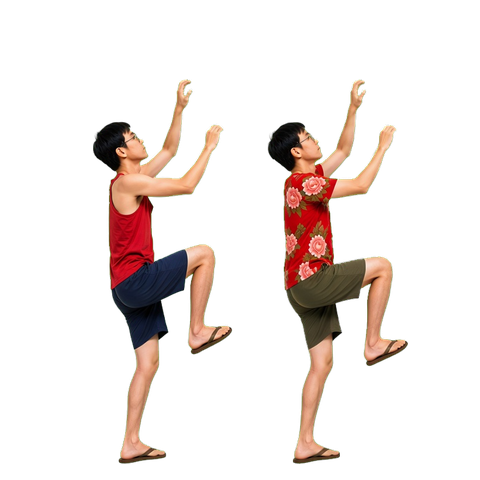
#> input picture pets/library/brother-duo/animations/climb/02.png, 480 x 480 px
$ python -i import_blender_frames.py   (imports and definitions only)
#> lines starting #> are read from the running program, lines starting #| are printed output that depends on the picture; after the words box and inside, x2 and y2 are one past the last pixel; in counts of white or black regions, pixels touching at a corner belong together
#!/usr/bin/env python3
"""Import Blender-rendered PNG sequences into pets/library and write pet.json."""

from __future__ import annotations

import argparse
import json
import re
import shutil
from pathlib import Path

from PIL import Image

REQUIRED = {
    "idle": 4,
    "walk": 6,
    "sit": 4,
    "sleep": 4,
    "reaction": 4,
}
OPTIONAL = {
    "drag": 6,
    "climb": 6,
    "perch": 4,
    "hang": 4,
    "fall": 4,
    "impact": 4,
    "recover": 6,
}

DURATIONS = {
    "idle": [480, 360, 320, 480],
    "walk": [140] * 6,
    "sit": [220, 240, 280, 1800],
    "sleep": [700, 700, 500, 700],
    "reaction": [180, 220, 280, 1600],
    "drag": [120] * 6,
    "climb": [140] * 6,
    "perch": [280, 280, 280, 1600],
    "hang": [220, 220, 220, 1600],
    "fall": [120] * 4,
    "impact": [140, 180, 220, 900],
    "recover": [160, 160, 180, 200, 260, 700],
}

LOOP = {"idle", "walk", "sleep", "drag", "climb", "perch", "hang", "fall"}
CANVAS = 480
MARGIN = 16
TARGET_SPAN = 400
BASELINE = CANVAS - MARGIN
ALPHA_CUTOFF = 24


# [15 lines left out: function list_frames, not called in this run]


def normalize_frame(src: Path) -> Image.Image:
    image = Image.open(src).convert("RGBA")
#> image is the input picture: PIL image 480x480 RGBA; mean R, G, B, A 26.8, 17.7, 13.8, 40.5
    alpha = image.getchannel("A").point(lambda v: 255 if v > ALPHA_CUTOFF else 0)
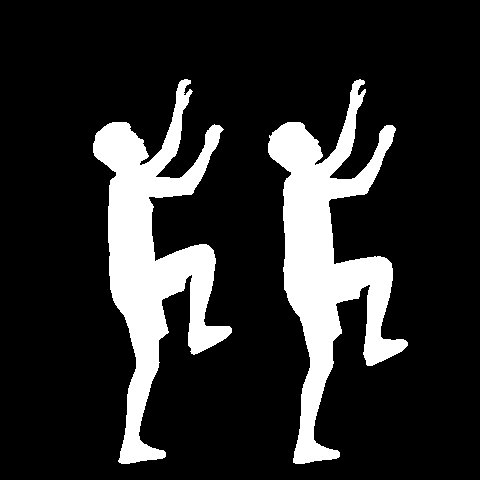
#> alpha: PIL image 480x480 L; 16.6% white; 2 white regions, box (x1, y1, x2, y2) and area: (268, 79, 408, 464) 19145, (93, 79, 232, 464) 19064
    box = alpha.getbbox()
#> box = (93, 79, 408, 464)
    if box is None:
        raise SystemExit(f"empty frame: {src}")
    cropped = image.crop(box)
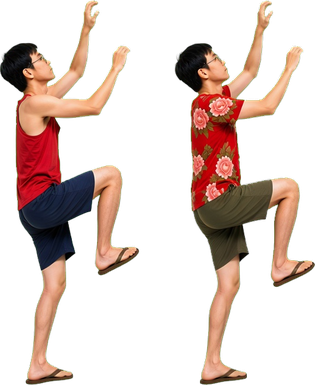
#> cropped: PIL image 315x385 RGBA; mean R, G, B, A 50.9, 33.7, 26.2, 76.9; transparent parts drawn white
    span = max(cropped.width, cropped.height)
#> span = 385
    scale = min(
        TARGET_SPAN / span,
        (CANVAS - 2 * MARGIN) / cropped.width,
        (CANVAS - 2 * MARGIN) / cropped.height,
    )
#> scale = 1.04
    size = (max(1, round(cropped.width * scale)), max(1, round(cropped.height * scale)))
#> size = (327, 400)
    resized = cropped.resize(size, Image.Resampling.LANCZOS)
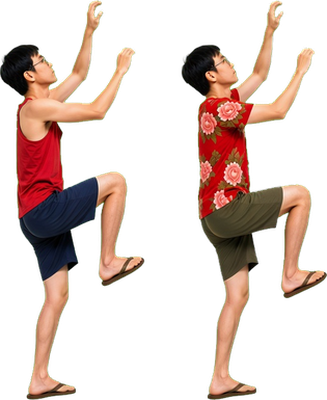
#> resized: PIL image 327x400 RGBA; mean R, G, B, A 52.1, 35, 26.8, 76.9; transparent parts drawn white
    canvas = Image.new("RGBA", (CANVAS, CANVAS), (0, 0, 0, 0))
#> canvas: PIL image 480x480 RGBA; every value is 0
    x = (CANVAS - resized.width) // 2
#> x = 76
    y = BASELINE - resized.height
#> y = 64
    y = max(MARGIN, min(y, CANVAS - MARGIN - resized.height))
    canvas.alpha_composite(resized, (x, y))
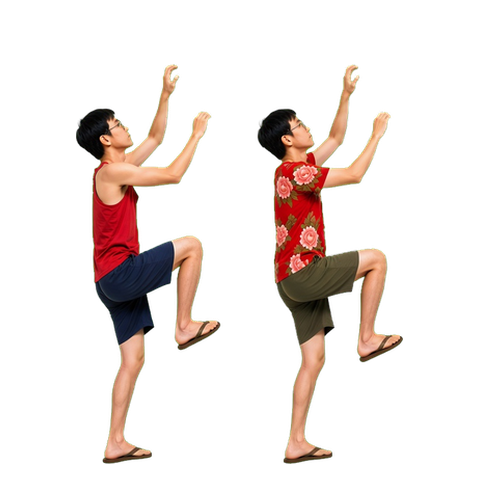
#> canvas: PIL image 480x480 RGBA; mean R, G, B, A 29.6, 19.9, 15.2, 43.6; transparent parts drawn white
    canvas.putpixel((0, 0), (0, 0, 0, 0))
    return canvas


# [171 lines left out: functions anim, main, not called in this run]


# [2 lines not run here, left out]

>>> result = normalize_frame('../pets/library/brother-duo/animations/climb/02.png')

$ run again, on pets/library/brother-duo/animations/crawl/03.png
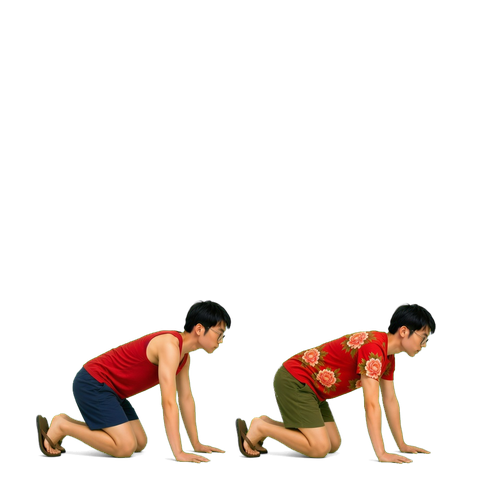
#> input picture pets/library/brother-duo/animations/crawl/03.png, 480 x 480 px
#> in normalize_frame, image is the input picture: PIL image 480x480 RGBA; mean R, G, B, A 19.5, 12, 7.9, 31.5
#> in normalize_frame, `alpha = image.getchannel("A").point(lambda v: 255 if v > ALPHA_CUTOFF ..`:
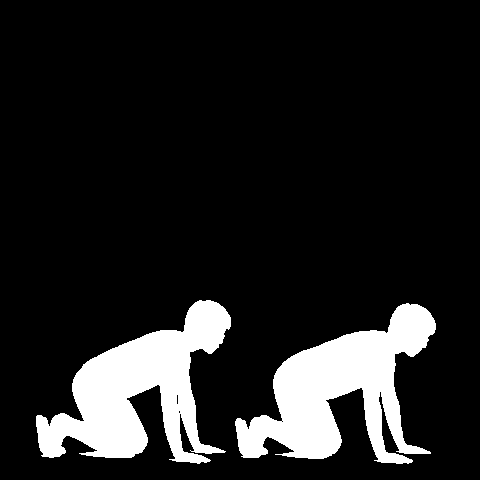
#> alpha: PIL image 480x480 L; 13% white; 2 white regions, box (x1, y1, x2, y2) and area: (235, 303, 436, 464) 15017, (36, 300, 231, 464) 14842
#> box = (36, 300, 436, 464)
#> in normalize_frame, `canvas.alpha_composite(resized, (x, y))`:
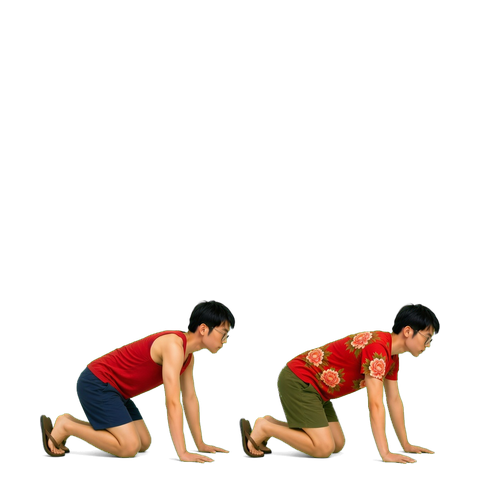
#> canvas: PIL image 480x480 RGBA; mean R, G, B, A 19.5, 12, 7.9, 31.5; transparent parts drawn white

$ run again, on pets/library/brother-duo/animations/drag/01.png
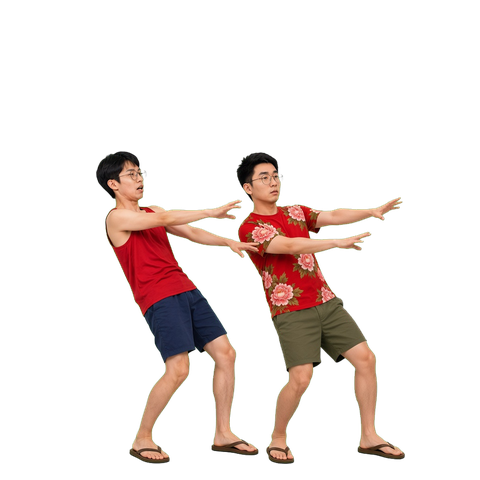
#> input picture pets/library/brother-duo/animations/drag/01.png, 480 x 480 px
#> in normalize_frame, image is the input picture: PIL image 480x480 RGBA; mean R, G, B, A 26.8, 17, 13.6, 40.9
#> in normalize_frame, `alpha = image.getchannel("A").point(lambda v: 255 if v > ALPHA_CUTOFF ..`:
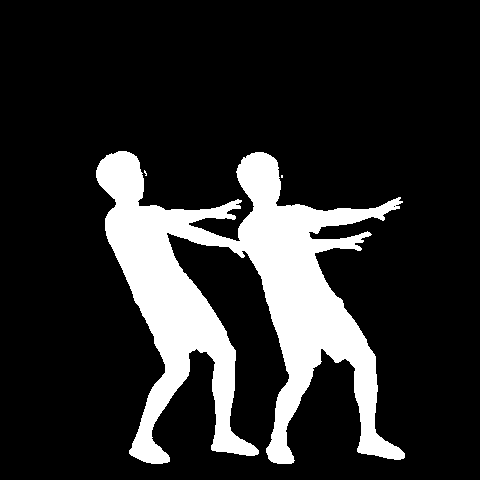
#> alpha: PIL image 480x480 L; 16.7% white; 3 white regions (2 under 20 px), largest, box (x1, y1, x2, y2) and area: (96, 151, 405, 464) 38349
#> box = (96, 151, 405, 464)
#> in normalize_frame, `canvas.alpha_composite(resized, (x, y))`:
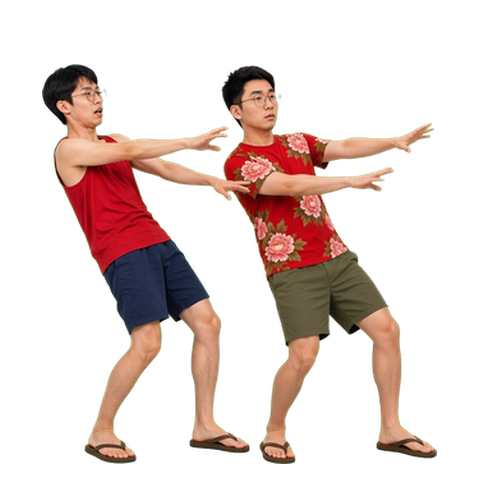
#> canvas: PIL image 480x480 RGBA; mean R, G, B, A 44.6, 28.6, 22.7, 66.8; transparent parts drawn white
